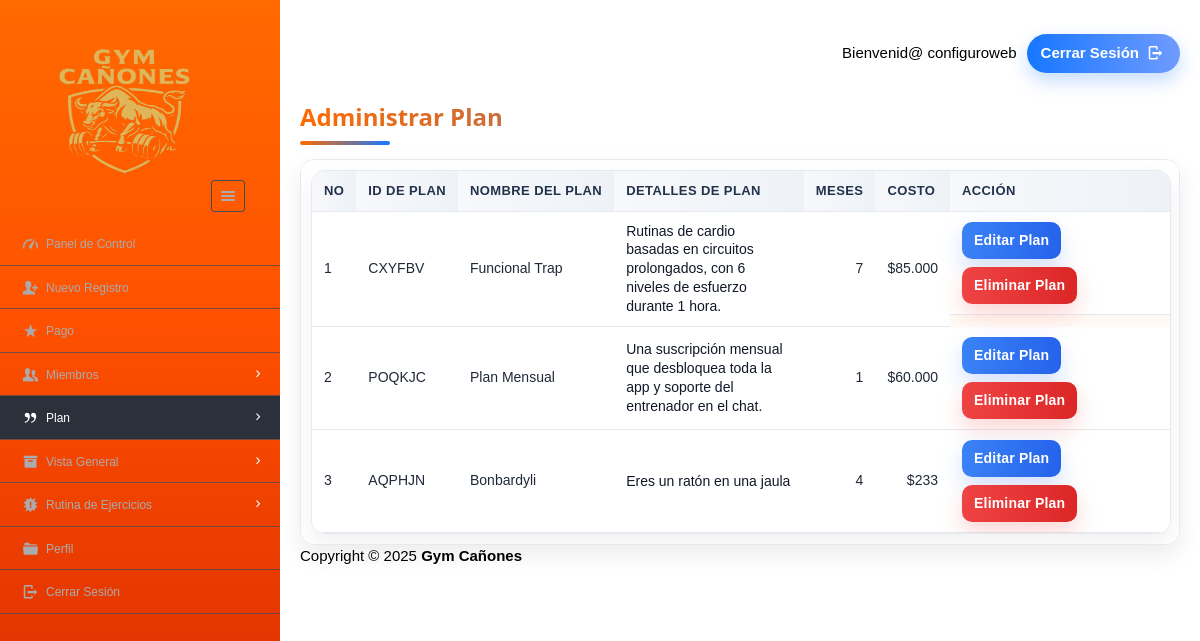
Screenshot of /dashboard/admin/view_plan.php (signed in) with the database file from the repository.
### tables this page shows
CREATE TABLE plan (
  pid        VARCHAR(8)  NOT NULL,
  planName   VARCHAR(20) NOT NULL,
  description VARCHAR(200) NOT NULL,
  validity   VARCHAR(20) NOT NULL,
  amount     INT NOT NULL,
  active     VARCHAR(10) DEFAULT 'yes',
  PRIMARY KEY (pid)
);

### dashboard/admin/view_plan.php (the view, shortened to what this page needs)
<?php
require '../../include/db_conn.php';
?>
<!DOCTYPE html>
<html lang="es">
<head>
  <link rel="stylesheet" href="../../css/style.css" id="style-resource-5">
  <link rel="stylesheet" href="../../css/dashMain.css">
  <link rel="stylesheet" href="../../css/entypo.css">
  <link rel="stylesheet" href="a1style.css">
  <link rel="stylesheet" href="../../css/view_plan_legacy.css">
</head>
<body class="page-body page-fade" onload="collapseSidebar()">
<div class="page-container sidebar-collapsed" id="navbarcollapse">
  <div class="sidebar-menu">
    <header class="logo-env">
      <div class="logo">
        <a href="main.php">
          <img src="../../images/logo2.png" alt="" width="192" height="80" />
        </a>
      </div>
      <div class="sidebar-collapse" onclick="collapseSidebar()">
        <a href="#" class="sidebar-collapse-icon with-animation">
          <i class="entypo-menu"></i>
        </a>
      </div>
    </header>
    <?php include('nav.php'); ?>
  </div>
  <div class="main-content ff-plan-scope">
    <div class="row">
      <div class="col-md-6 col-sm-8 clearfix"></div>
      <div class="col-md-6 col-sm-4 clearfix hidden-xs">
        <ul class="list-inline links-list pull-right ff-links-list">
          <li>Bienvenid@ <?php echo htmlspecialchars($_SESSION['full_name']); ?></li>
          <li>
            <a class="ff-pill" href="logout.php">
              Cerrar Sesión <i class="entypo-logout right"></i>
            </a>
          </li>
        </ul>
      </div>
    </div>
    <h3 class="ff-title">Administrar Plan</h3>
    <div class="ff-underline"></div>
    <div class="ff-table-wrap">
      <table class="ff-table" id="table-1">
        <thead>
          <tr>
            <th>No</th>
            <th>ID de Plan</th>
            <th>Nombre del Plan</th>
            <th>Detalles de Plan</th>
            <th>Meses</th>
            <th>Costo</th>
            <th class="ff-col-actions">Acción</th>
          </tr>
        </thead>
        <tbody>
        <?php
          $query  = "SELECT pid, planName, description, validity, amount
                     FROM plan
                     WHERE active='yes'
                     ORDER BY amount DESC";
          $result = mysqli_query($con, $query);
          $sno    = 1;
          if ($result && mysqli_num_rows($result) > 0) {
            while ($row = mysqli_fetch_assoc($result)) {
              $pid   = $row['pid'];
              $name  = $row['planName'];
              $desc  = $row['description'];
              $valid = $row['validity'];
              $amt   = $row['amount'];
              echo '<tr>';
              echo '  <td>'. $sno++ .'</td>';
              echo '  <td>'. htmlspecialchars($pid) .'</td>';
              echo '  <td>'. htmlspecialchars($name) .'</td>';
              echo '  <td class="ff-desc">'. htmlspecialchars($desc) .'</td>';
              echo '  <td class="ff-num">'. htmlspecialchars($valid) .'</td>';
              echo '  <td class="ff-num">$'. number_format((float)$amt, 0, ',', '.') .'</td>';
              echo '  <td class="ff-actions">';
              echo '    <a class="ff-btn ff-btn--primary" href="edit_plan.php?id='. urlencode($pid) .'">Editar Plan</a>';
              echo '    <form action="del_plan.php" method="post" class="ff-inline" onsubmit="return confirmDel();">';
              echo '      <button type="submit" class="ff-btn ff-btn--danger">Eliminar Plan</button>';
              echo '    </form>';
              echo '  </td>';
              echo '</tr>';
            }
          } else {
            echo '<tr><td colspan="7" class="ff-empty">No hay planes activos.</td></tr>';
          }
        ?>
        </tbody>
      </table>
    </div>
    <?php include('footer.php'); ?>
  </div>
</div>
</body>
</html>

### css/style.css (style rules this page uses)
html { font-size: 62.5%; font-family: sans-serif; }
div { display: block; }
body { font-family: "Noto Sans", sans-serif, "Helvetica Neue", Helvetica, Arial, sans-serif; font-size: 12px; line-height: 1.428571429; display: block; margin: 0; }
*, *:before, *:after { box-sizing: border-box; }
a { text-decoration: none; background: transparent; }
img { vertical-align: middle; }
img { border: 0; }
.logo img { width: 220px; height: 200px; }
input, button, select, textarea { font-family: inherit; font-size: inherit; line-height: inherit; }
button, input { line-height: normal; }
button, input, select, textarea { font-family: inherit; font-size: 100%; margin: 0; }
input, textarea, select, button { text-rendering: auto; color: initial; letter-spacing: normal; word-spacing: normal; text-transform: none; text-indent: 0px; text-shadow: none; display: inline-block; text-align: start; margin: 0em; font: 400 13.3333px Arial; }
button, html input[type="button"], input[type="reset"], input[type="submit"] { cursor: pointer; }
button, select { text-transform: none; }
a { color: #373e4a; text-decoration: none; }
a { background: transparent; }
a { color: #373e4a; }
.page-container { position: relative; padding-left: 280px; }
.page-container .sidebar-menu { position: absolute; width: 280px; top: 0; left: 0; bottom: 0; background:#ff6a00; background:-webkit-linear-gradient(180deg,#ff6a00 0%,#ff5100 40%,#d62800 100%); background:linear-gradient(180deg,#ff6a00 0%,#ff5100 40%,#d62800 100%); color: #aaabae; z-index: 1; min-height: 796px; box-sizing: border-box; }
.page-container .sidebar-menu .logo-env { width: 100%; padding: 35px; padding-bottom: 10px; box-sizing: border-box; }
.page-container .sidebar-menu .logo-env:before, .page-container .sidebar-menu .logo-env:after { content: " "; display: table; }
.page-container .sidebar-menu .logo-env > div { display: block; vertical-align: middle; white-space: nowrap; float: left; }
.page-container .sidebar-menu .logo-env > div > a { display: inline-block; color: #aaabae; }
.page-container .sidebar-menu .logo-env > div.sidebar-collapse, .page-container .sidebar-menu .logo-env > div.sidebar-mobile-menu { position: relative; float: right; }
.page-container .sidebar-menu .logo-env > div.sidebar-collapse a, .page-container .sidebar-menu .logo-env > div.sidebar-mobile-menu a { display: inline-block; border: 1px solid #454a54; text-align: center; padding: 0; line-height: 1; font-size: 20px; font-weight: 300; padding: 5px 2px; background-clip: padding-box; border-radius: 3px; transition: all 200ms ease-in-out; }
.page-container .sidebar-menu .logo-env .logo img { width: 180px; height: 150px; }
.page-container .sidebar-menu .logo-env:after { clear: both; }
ul, ol { margin-top: 0; margin-bottom: 8.5px; }
ul, menu, dir { display: block; list-style-type: disc; }
li { display: list-item; }
i, cite, em, var, address, dfn { font-style: italic; }

### css/entypo.css (style rules this page uses)
[class^="entypo-"]:before, [class*=" entypo-"]:before { font-family: "entypo"; font-style: normal; font-weight: normal; speak: none; display: inline-block; text-decoration: inherit; width: 1em; margin-right: .2em; text-align: center; font-variant: normal; text-transform: none; line-height: 1em; margin-left: .2em; }
.entypo-menu:before { content: '\e811'; }
.entypo-logout:before { content: '\e85d'; }

### dashboard/admin/a1style.css (style rules this page uses)
*,*:before,*:after { box-sizing:inherit }
html { -ms-text-size-adjust:100%;-webkit-text-size-adjust:100% }
body { margin:0 }
article,aside,details,figcaption,figure,footer,header,main,menu,nav,section,summary { display:block }
a { background-color:transparent;-webkit-text-decoration-skip:objects }
img { border-style:none }
button,input,select,textarea { font:inherit;margin:0 }
button,input { overflow:visible }
button,select { text-transform:none }
button,html [type=button],[type=reset],[type=submit] { -webkit-appearance:button }
html,body { font-family:Verdana,sans-serif;font-size:15px;line-height:1.5 }
html { overflow-x:hidden }
h1,h2,h3,h4,h5,h6,.a1-slim,.a1-wide { font-family:"Segoe UI",Arial,sans-serif }
h3 { font-size:24px }
h1,h2,h3,h4,h5,h6 { font-weight:400;margin:10px 0 }
img { margin-bottom:-5px }
a { color:inherit }

### rows the page displays
plan: pid "CXYFBV", planName "Funcional Trap", description "Rutinas de cardio basadas en circuitos prolongados, con 6 niveles de esfuerzo durante 1 hora.", validity "7", amount "85.000"
plan: pid "POQKJC", planName "Plan Mensual", description "Una suscripción mensual que desbloquea toda la app y soporte del entrenador en el chat.", validity "1", amount "60.000"
plan: pid "AQPHJN", planName "Bonbardyli", description "Eres un ratón en una jaula", validity "4", amount "233"

### other values shown
$_SESSION['full_name'] "configuroweb"
